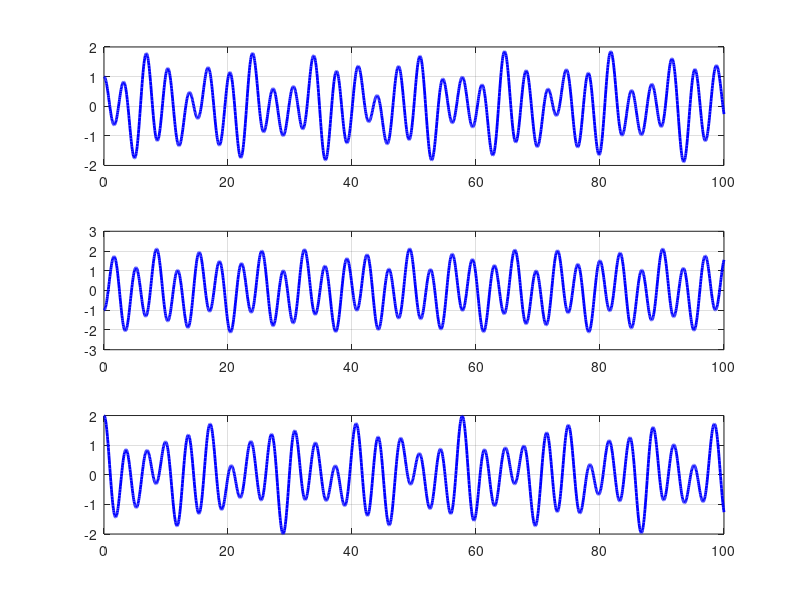
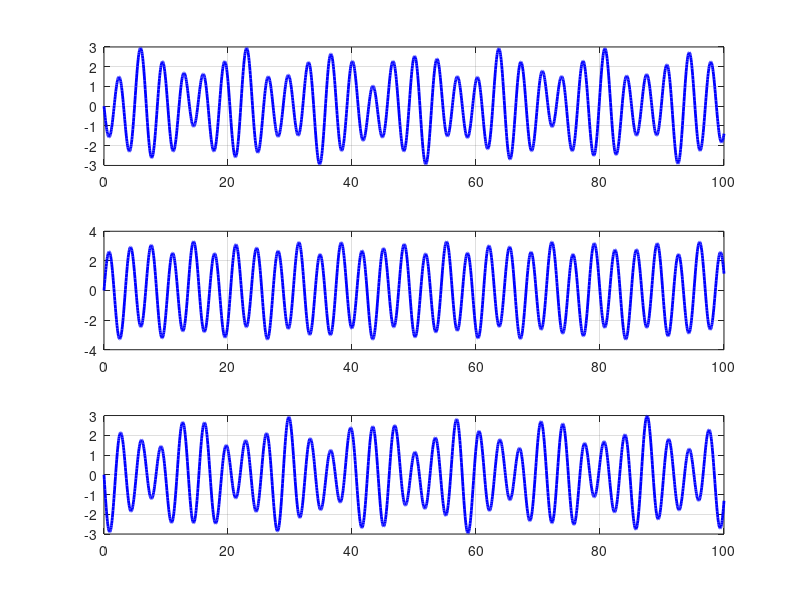

These charts were generated, in order, by the following MATLAB code:
clear all; close all;tic
k1 = 1; k2 = 1; k3 = 1; k4 = 1; m1 = 1; m2 = 1; m3 = 1; 
x0 = [1,0,-1,0,2,0]; t = 0:0.05:100;
f = @(t,x) [x(2);-(k1/m1)*x(1)        + (k2/m1)*(x(3)-x(1)); 
            x(4);-(k2/m2)*(x(3)-x(1)) + (k3/m2)*(x(5)-x(3));
            x(6);-(k3/m3)*(x(5)-x(3)) - (k4/m3)*x(5)];
[t,x] = ode45(f,t,x0);

figure(1);clf;
subplot(3,1,1);plot(t,x(:,1),'-b','linewidth',2); grid on;
subplot(3,1,2);plot(t,x(:,3),'-b','linewidth',2); grid on;
subplot(3,1,3);plot(t,x(:,5),'-b','linewidth',2); grid on;

figure(2);clf;
subplot(3,1,1);plot(t,x(:,2),'-b','linewidth',2); grid on;
subplot(3,1,2);plot(t,x(:,4),'-b','linewidth',2); grid on;
subplot(3,1,3);plot(t,x(:,6),'-b','linewidth',2); grid on;
